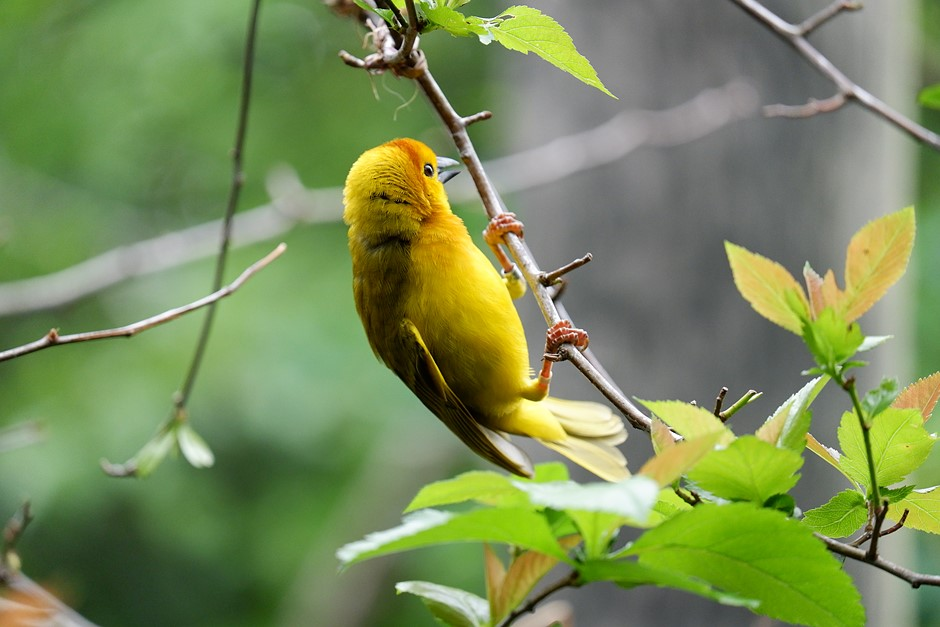
#> input picture asset/img_sample_01.jpeg, 940 x 627 px
$ python ECAM_S8_MV02_EdgeDetection01.py --image asset/img_sample_01.jpeg
#> lines starting #> are read from the running program, lines starting #| are printed output that depends on the picture
from __future__ import print_function
import argparse
import cv2
import numpy as np

#construct the arguments parser and parse the arguments
ap = argparse.ArgumentParser()
ap.add_argument("-i", "--image",
                required=True,
                help = "Path to the image")
args = vars(ap.parse_args())
img_grayscale = cv2.imread(args["image"], 0) #read file as gray scale color
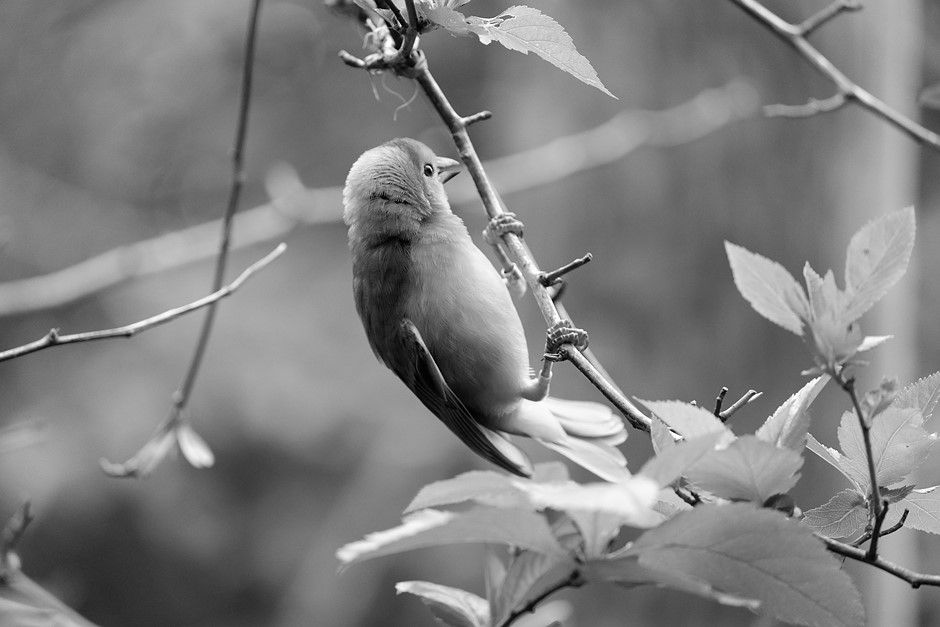
#> img_grayscale: shape (627, 940); min 0, max 255, mean 128
height, width = img_grayscale.shape
#> height = 627; width = 940
I_x = np.zeros((height, width))
I_y= np.zeros((height, width))
I = np.zeros((height, width))
for i in range(1,height ,1):
    I_x[i,:] = img_grayscale[i,:] - img_grayscale[i-1,:]
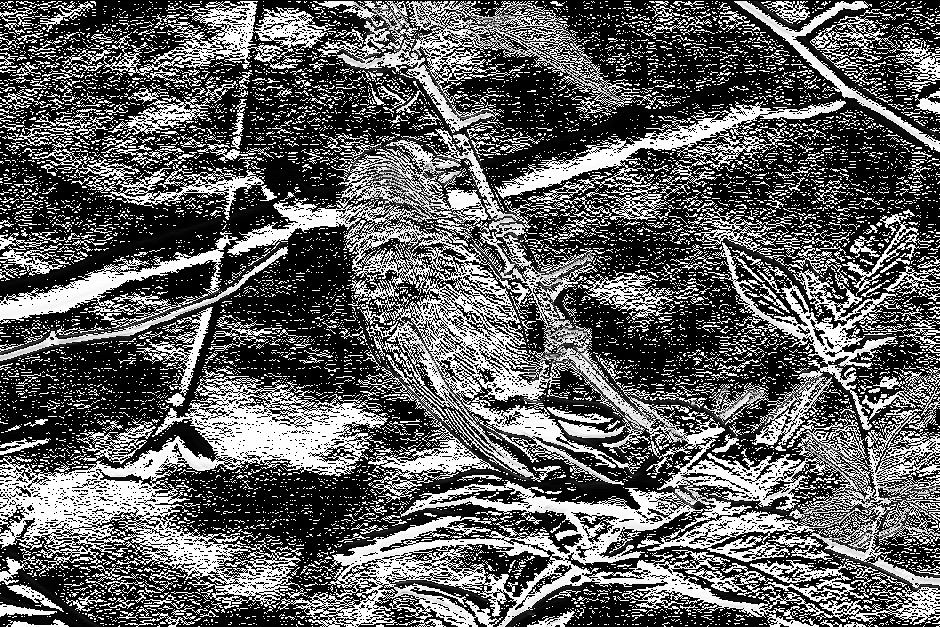
#> I_x: shape (627, 940) float64; min 0, max 255, mean 96.5

for i in range(1,width,1):
    I_y[:,i] = img_grayscale[:,i] - img_grayscale[:,i-1]
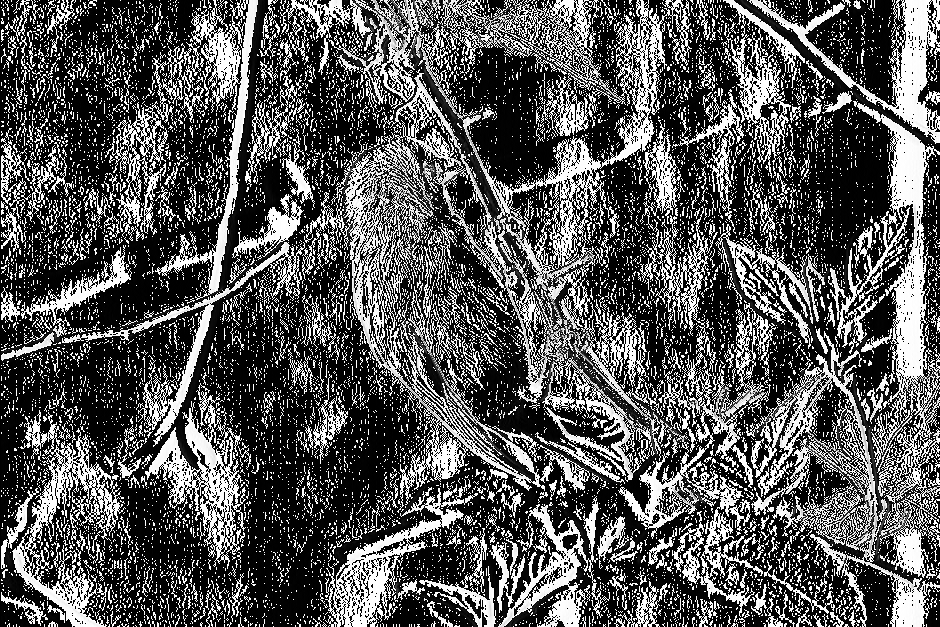
#> I_y: shape (627, 940) float64; min 0, max 255, mean 86.8

for i in range(1,height ,1):
    for j in range(1, width, 1):
        I[i,j] = np.sqrt(I_x[i,j]**2 + I_y[i,j]**2)
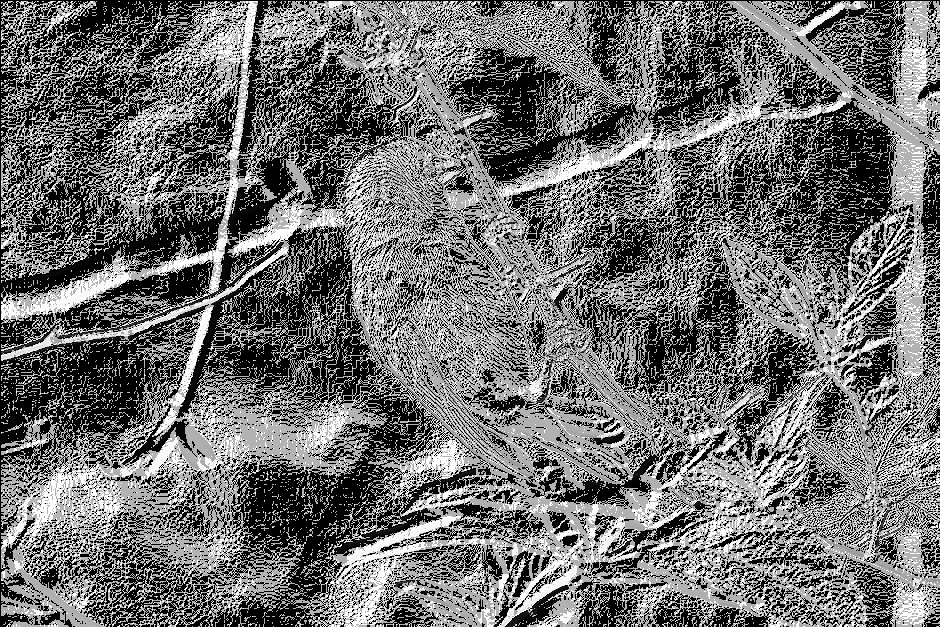
#> I: shape (627, 940) float64; min 0, max 360.6, mean 158; drawn with min black and max white

# [6 lines of commented-out code are left out]

cv2.imshow("Original Image", img_grayscale)
cv2.imshow("Horizontal Filtered Image", I_x)
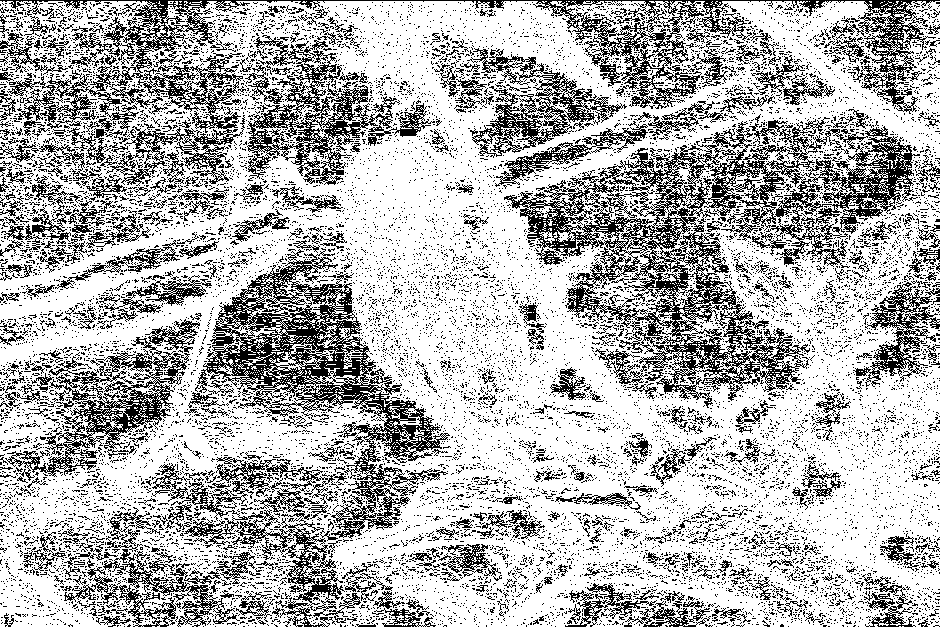
#> window 'Horizontal Filtered Image': shape (627, 940); 70.4% white; black in thin lines or dots
cv2.imshow("Vertical Filtered Image", I_y)
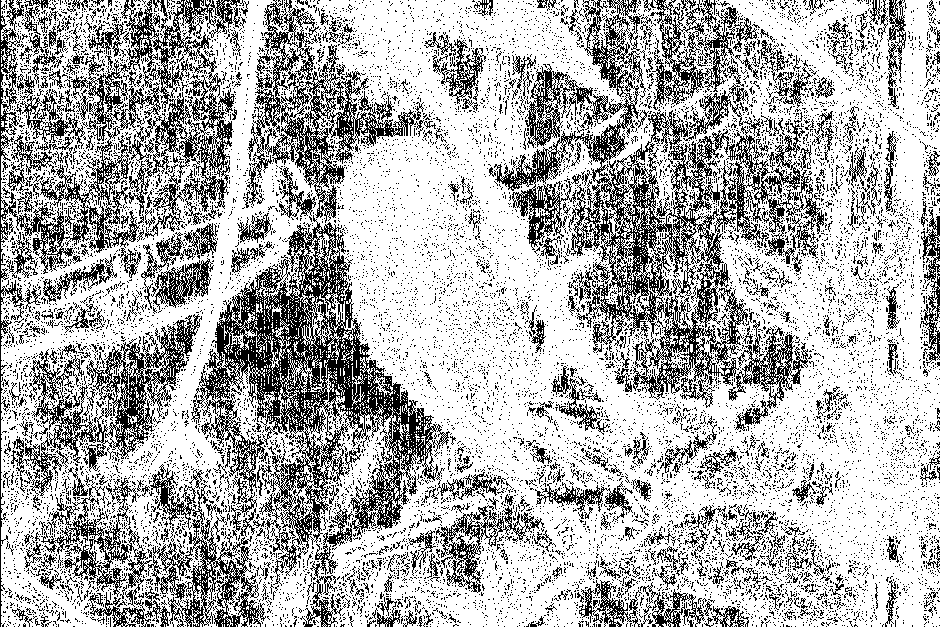
#> window 'Vertical Filtered Image': shape (627, 940); 69.6% white; black in thin lines or dots
cv2.imshow("Edge Filtered Image", I)
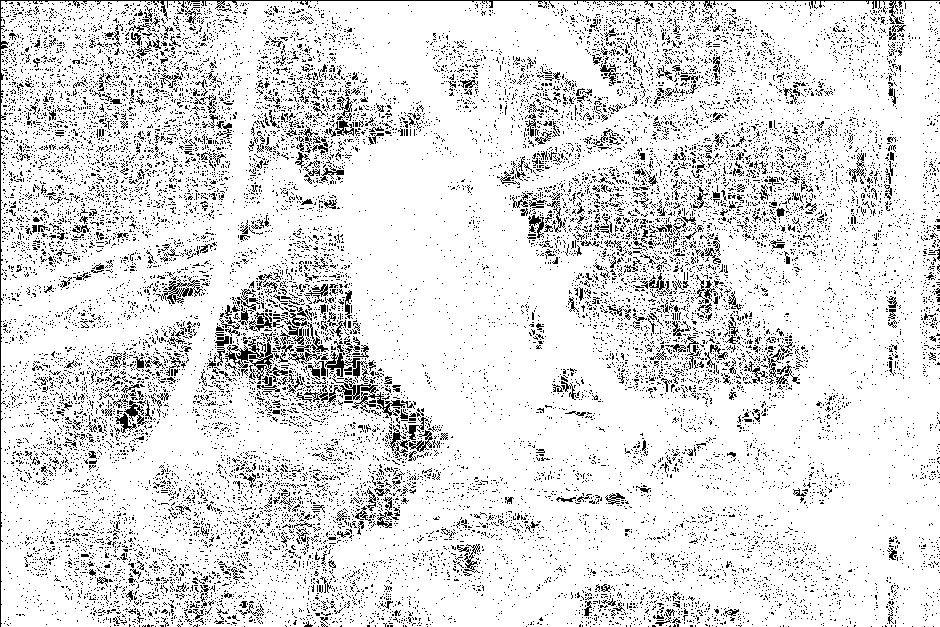
#> window 'Edge Filtered Image': shape (627, 940); 87.4% white; black in thin lines or dots

#wait for a key stroke
cv2.waitKey(0)
#kills all open windows
cv2.destroyAllWindows()
